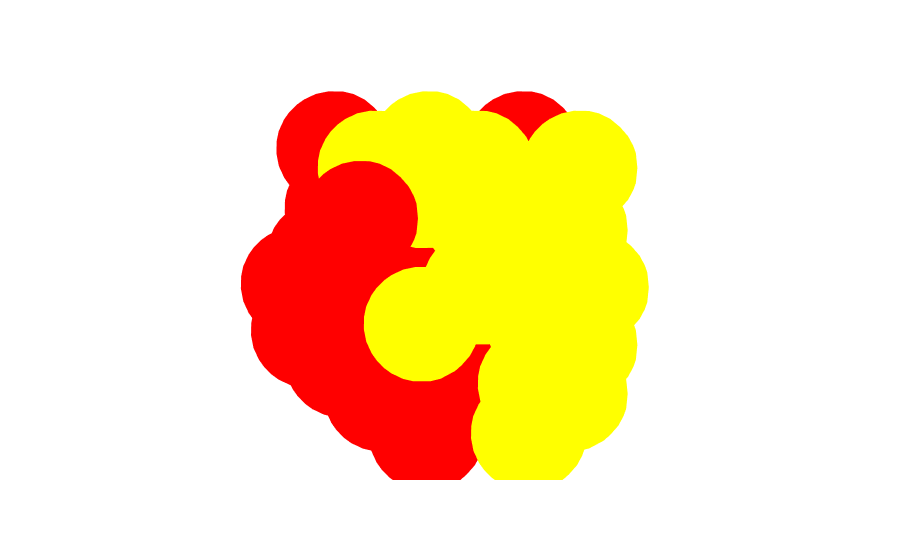

Notebook cell for this chart:
### Code cell
fig = px.scatter_3d(
    x=df.x, y=df.y, z=df.z,
    color=df.color,
    color_discrete_map={'none':'rgba(0,0,0,0)', 'red':'red', 'yellow':'yellow'}
).update_layout(
    showlegend=False,
    scene_xaxis_visible=False,
    scene_yaxis_visible=False,
    scene_zaxis_visible=False
).update_traces(
    marker_symbol='circle',
    marker_size=40,
    marker_opacity=1
)

fig.show()

### Figure 1 — Plotly figure (JSON) as saved in the notebook; plotly's stock layout.template omitted (floating-point values rounded to 4 significant figures)
{"data": [{"hovertemplate": "color=red<br>x=%{x}<br>y=%{y}<br>z=%{z}<extra></extra>", "legendgroup": "red", "marker": {"color": "red", "opacity": 1, "size": 40, "symbol": "circle"}, "mode": "markers", "name": "red", "scene": "scene", "showlegend": true, "type": "scatter3d", "x": [0, 0, 0, 1, 2, 2, 2, 2, 3, 3, 3, 3, 0, 0, 2, 2, 2, 2, 3, 3, 3, 3, 0, 0, 2, 2, 2, 3, 3, 0, 2, 3], "y": [0, 1, 2, 2, 0, 1, 2, 3, 0, 1, 2, 3, 1, 2, 0, 1, 2, 3, 0, 1, 2, 3, 1, 2, 0, 1, 2, 1, 2, 2, 0, 2], "z": [0, 0, 0, 0, 0, 0, 0, 0, 0, 0, 0, 0, 1, 1, 1, 1, 1, 1, 1, 1, 1, 1, 2, 2, 2, 2, 2, 2, 2, 3, 3, 3]}, {"hovertemplate": "color=yellow<br>x=%{x}<br>y=%{y}<br>z=%{z}<extra></extra>", "legendgroup": "yellow", "marker": {"color": "yellow", "opacity": 1, "size": 40, "symbol": "circle"}, "mode": "markers", "name": "yellow", "scene": "scene", "showlegend": true, "type": "scatter3d", "x": [0, 1, 1, 1, 1, 2, 0, 1, 1, 1, 1, 1, 2, 0, 1, 1, 1, 1, 1, 2, 2, 3, 0, 1, 1, 2, 2, 2], "y": [3, 0, 1, 3, 4, 4, 3, 0, 1, 2, 3, 4, 4, 3, 0, 1, 2, 3, 4, 3, 4, 3, 3, 1, 2, 1, 2, 3], "z": [0, 0, 0, 0, 0, 0, 1, 1, 1, 1, 1, 1, 1, 2, 2, 2, 2, 2, 2, 2, 2, 2, 3, 3, 3, 3, 3, 3]}, {"hovertemplate": "color=none<br>x=%{x}<br>y=%{y}<br>z=%{z}<extra></extra>", "legendgroup": "none", "marker": {"color": "rgba(0,0,0,0)", "opacity": 1, "size": 40, "symbol": "circle"}, "mode": "markers", "name": "none", "scene": "scene", "showlegend": true, "type": "scatter3d", "x": [0, 3, 0, 0, 3, 0, 0, 3, 3, 0, 0, 0, 1, 1, 1, 2, 3, 3, 3, 3], "y": [4, 4, 0, 4, 4, 0, 4, 0, 4, 0, 1, 4, 0, 3, 4, 4, 0, 1, 3, 4], "z": [0, 0, 1, 1, 1, 2, 2, 2, 2, 3, 3, 3, 3, 3, 3, 3, 3, 3, 3, 3]}], "layout": {"legend": {"title": {"text": "color"}, "tracegroupgap": 0}, "margin": {"t": 60}, "scene": {"domain": {"x": [0, 1], "y": [0, 1]}, "xaxis": {"title": {"text": "x"}, "visible": false}, "yaxis": {"title": {"text": "y"}, "visible": false}, "zaxis": {"title": {"text": "z"}, "visible": false}}, "showlegend": false}}
